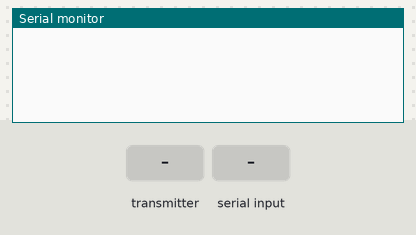
The sketch below on a simulated ESP8266 (NodeMCU). Shown: the last lines printed to the serial monitor. The test bench sets the inputs (shaded band).

Above: at 1.2 s.
1.3 s: the transmitter starts sending text = 0
At 1.61 s:
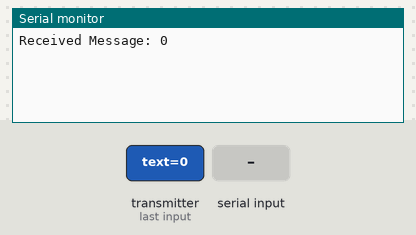
3.3 s: "1\n" received over Serial
At 3.61 s:
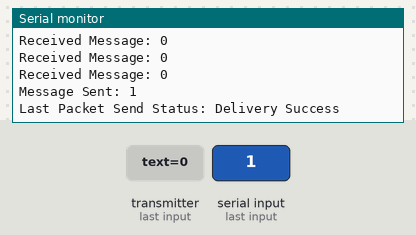

Measured:
- after the input at 1.3 s, the serial monitor: prints a new line at once (image 1)
- after the input at 3.3 s, the serial monitor: prints a new line at once (image 2)

The sketch:

esp.ino
```cpp
#include <ESP8266WiFi.h>
#include <espnow.h>

// MAC addresses of both devices
uint8_t peerAddress1[] = {}; // Device 1 MAC address
uint8_t peerAddress2[] = {}; // Device 2 MAC address

// 16-byte encryption key (must be the same on both devices)
uint8_t encryptionKey[16] = {};

// Message structure
typedef struct struct_message {
  char text[250];
} struct_message;

struct_message outgoingMessage;
struct_message incomingMessage;

// Callback when data is sent
void onSent(uint8_t *mac_addr, uint8_t sendStatus) {
  Serial.print("\nLast Packet Send Status: ");
  Serial.println(sendStatus == 0 ? "Delivery Success" : "Delivery Fail");
}

// Callback when data is received
void onReceive(uint8_t *mac_addr, uint8_t *incomingData, uint8_t len) {
  memcpy(&incomingMessage, incomingData, sizeof(incomingMessage));
  Serial.print("Received Message: ");
  Serial.println(incomingMessage.text);
}

void setup() {
  Serial.begin(115200);
  WiFi.mode(WIFI_STA);

  // Initialize ESP-NOW
  if (esp_now_init() != 0) {
    Serial.println("ESP-NOW initialization failed");
    return;
  }

  // Set device role as both sender and receiver
  esp_now_set_self_role(ESP_NOW_ROLE_COMBO);

  // Register callback functions
  esp_now_register_send_cb(onSent);
  esp_now_register_recv_cb(onReceive);

  // Add peer device with specified MAC address and set encryption key
  esp_now_add_peer(peerAddress1, ESP_NOW_ROLE_COMBO, 1, encryptionKey, 16);
}

void loop() {
  // Check if data is available in the serial monitor
  if (Serial.available() > 0) {
    String input = Serial.readStringUntil('\n');  // Read the input until newline
    input.trim();  // Remove any leading/trailing whitespace

    // Convert the input message to char array and copy to outgoingMessage.text
    input.toCharArray(outgoingMessage.text, 250);

    // Send message to the peer device
    esp_now_send(peerAddress1, (uint8_t *)&outgoingMessage, sizeof(outgoingMessage));

    Serial.println("Message Sent: " + input);
  }
}
```
